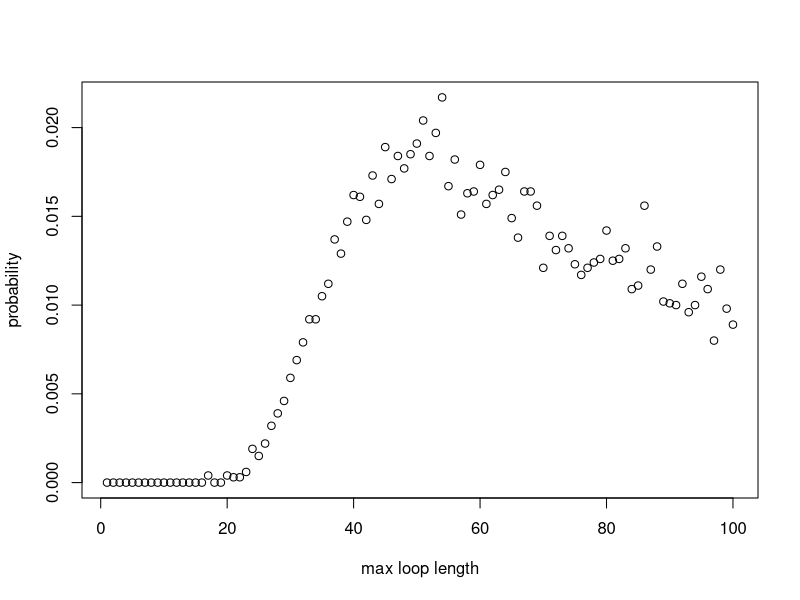

The R source for this figure:
#### Team Members:
# Fatima Kasenally (S2443602); Wenqi Ni (s1792412); Cameron Allan (S1748084)

#### address of github repo:
#https://github.com/niwq15/SP-Group-7-A2


#### Contributions

# Functions we each made versions of:
# Cameron - Strategy3, Pone, 
# Wenqi - Strategy1, Strategy2, Strategy3, Pone, Pall, dloop 
# Fatima - Strategy2, Pone, Pall, dloop 

# Other Tasks: (correct your own)
# Cameron - optimising stuff and array stuff
# Wenqi - Q3 - Q6 stuff 
# Fatima - Q3 - Q6 stuff 




#### Overview / summary
# This file holds the self-contained code to simulate a generalised version of the famous '100 Prisoners Problem' 
# The problem is defined as follows: 
# Consider a prison containing 2n prisoners, each with a unique identification number ranging from 1 to 2n. 
# The prison has a room with 2n boxes, each uniquely numbered from 1 to 2n and each containing a single card. 
# These cards are each labelled with a unique number between 1 and 2n. 
# Each prisoner is allowed to open n boxes to find the card with their number.
# If all 2n prisoners successfully find their cards then they all go free. 
# After their turn,the prisoners are not allowed to communicate any new information from the boxes 
# to prisoners who have yet to take their turn.
# The room is returned to its original state after each prisoner’s go. 

# Firstly, we will show 3 strategies for the prisoners, then create a 'Pone' function to estimate 
# the probability of a single prisoner successfully finding their number, then use a 'Pall' function to 
# calculate the probability of all the prisoners finding their numbers. 
# Based on the results of the individual and joint success probabilities using different strategies, 
# we will give some comments about which strategy has the highest success probabilities for 
# both individuals and the collective. 

# The following code uses stochastic simulation to explore the prisoner problem. 

## There are 2n cards each printed with a unique number from 1 to 2n.
## The 2n cards are randomly placed one in each of 2n boxes
## Use sample function to give a random order of card numbers
## cards_num <- sample(1:(2*n), 2*n, replace=FALSE)
## Therefore cards_num simulates 2n cards (element value) randomly placed in 2n boxed (element index)

## Each function expressing the various strategies for opening boxes to find cards will require the same 
## input parameters : n,k,cards_num. Where n parameterises the 2n number of boxes, prisoner and cards in our problem.
## k is the prisoner's number in a given trial run and cards_num, as explained above, represents the boxes and 
## cards places in them. As the boxes and cards comfiguration must remain the same between prisoner trials it cannot
## be defined within the function and must be called on and externally defined. 
## Uniform input parameters allows the implemented strategy to be variable in each simulation as each strategy 
## function is interchangable. This is requires by functions 'Pone' and 'Pall'



## Strategy 1:
## Each prisoner with their number 'p' starts at the p-th box whose number on the card is k
## If k is not equal to p, then the prisoner goes to box number k and opens it
## The process will be repeated until they have either found the card with number p or opened n boxes without finding it

## Prisoner k uses Strategy 1 to find their number
Strategy1 <- function(n,k,cards_num) {
  #create an empty vector to store card numbers as they are read
  cards_picked <- rep(0, n) # the prisoner can read at most n cards
  cards_picked[1] <- cards_num[k] # start at the box with his number (k) on it 
  #for each of the remaining steps, first check if he has found his card number
  #if so, he will stop; if not, he will continue to read cards
  for (b in 2:n) {
    if (cards_picked[b-1] == k) {#if the prisoner k has found his number
      return(TRUE) #yes the prisoner has successfully found his card
      break # stop here and the prisoner will not open other boxes
    } else {#otherwise prisoner will open another box with the number of the last card
      cards_picked[b] <- cards_num[cards_picked[b-1]]
    }
  }
  #check whether he finds his number in the final step
  if (cards_picked[n] != k) { #if the final number is not his number
    return(FALSE) #prisoner has failed to find his card
  } else {#if the final number is equal to his number
    return(TRUE) #prisoner has successfully found his card
  }
}



## Strategy 2:
## This strategy follows an identicle procedure to strategy 1, save that the starting box is randombly selected
## The prisoner uses the card number in each box to pick his next box to open.
## The prisoner can open at most n boxes in order to find the card with their number on it

## Prisoner k uses Strategy 2 to find their number card
Strategy2 <- function(n,k,cards_num) {
  #create an empty vector to store card numbers that have been read
  cards_picked <- rep(0, n) # the prisoner can read at most n cards
  cards_picked[1] <- sample(cards_num,1)# start at a randomly selected box 
  #for each of the remaining steps, firstly check whether he has found him number card
  #if so, he will stop; if not, he will continue to read cards
  for (b in 2:n) {
    if (cards_picked[b-1] == k) {#if the prisoner k has found his number
      return(TRUE)
      break #stop here and the prisoner will not open other boxes
    } else {#otherwise prisoner will open the box with number k
      cards_picked[b] <- cards_num[cards_picked[b-1]]
    }
  }
  #check whether he finds his number in the final step
  if (cards_picked[n] != k) { #if the final number is not his number
    return(FALSE)
  } else {#if the final number is equal to his number
    return(TRUE)
  }
} #The function reutrns TRUE/FALSE expressing that the prisoner has FOUND/FAILED TO FIND his card 



## Strategy 3:
## In this strategy the prisoner opens n boxes at random, with replacement, i.e. he may open an already open box

## Prisoner k uses Strategy 3 to find their number card
Strategy3 <- function(n,k,cards_num){ 
  cards_picked <- sample(cards_num,n) # Randomly select n boxes from cards_num to open
  if (k %in% cards_num[cards_picked]){ # Check if prisoner number is in any of the boxes selected
    return(TRUE) 
    #cat("The prisoner found their card in box ", match(x,boxes[select_box])) # Uncomment this if running Strategy3 standalone for a success message
  } else { # If prisoner number not in any of the n boxes
    return(FALSE)
    #print("The prisoner did not find their card.") # Uncomment this for a failure message.
  }
} # End function



## 'Pone' is a function which estimates the probability of a prisoner,k, successfully finding their card number in 
## nreps simulated trials, using any one of the avaliable strategies

Pone <- function(n,k,strategy,nreps) {
  # create an empty vector to store the outsome of each simulation as 1/0 = Success/ Failure to find his card
  success <- rep(0, nreps)
  for (i in 1:nreps) {
    # simulate the order of card numbers
    cards_num <- sample(1:(2*n), 2*n, replace=FALSE)
    success[i] <- strategy(n,k,cards_num)
  }
  # return the frequentist probability of success as: 
  # total number of simulated successes / total number of simulations
  return(sum(success)/nreps)
}

## 'Pall' is a function to find the probability of all the 2n prisoners simultaneously finding their cards in a 
## single simulation and thus being able to escape. All prisoners must use the same strategy and the probablity 
## is calculated by analysing the results from nreps simulated trials 

Pall <- function(n,strategy,nreps) {
  #create a vector to record the result of each simulation with default values of 1s
  num_success <- rep(1,nreps)
  for (i in 1:nreps) {#for each simulation
    #generate a random order of card numbers
    cards_num <- sample(1:(2*n), 2*n, replace=FALSE)
    #use the strategies to calculate whether each prisoner can find their correct number within n times
    for (k in 1:(2*n)) {
      result <- strategy(n,k,cards_num) # save the result of strategy for the k-th prisoner
      num_success[i] <- num_success[i] * result # if result is 1 keep 1 in the vector. If 0 change to 0.
      if (result == 0){ # stop if any prisoner does not escape, this cuts down simulation run-time
        break
      }
    }
  }
  # return the frequentist probability as: total number of simulated successes / total number of simulated trials
  return(sum(num_success)/nreps)
}

### Sample Results ###

### individual prisoner probabilities: 
### Pone takes args: n,k,strategy,nreps

Pone(5,5,Strategy1,10000)
Pone(50,50,Strategy1,10000)
# one prisoner & strategy 1: prob success ~ 50%  (for all n)

Pone(5,5,Strategy2,10000)
Pone(50,50,Strategy2,10000)
# one prisoner & strategy 2: prob success ~40%  (n=5) ~37%  (n>50)

Pone(5,5,Strategy3,10000)
Pone(50,50,Strategy3,10000)
# one prisoner & strategy 3: prob success ~50%  (for all n)

### joint probabilities for all prisoners as a collective:  
### Pall takes args: n,strategy,nreps
 

Pall(5,Strategy1,10000)
Pall(50,Strategy1,10000)
#10 prisoners & strategy 1: prob success ~35% (n=5)
#100 prisoners & strategy 1: prob success ~30% (n=50)

Pall(5,Strategy2,10000)
Pall(50,Strategy2,10000)
#10 prisoners & strategy 2: prob success ~0.01%  (n=5)
#100 prisoners & strategy 2: prob success ~0% (smaller than precision)  (n=50)

Pall(5,Strategy3,10000)
Pall(50,Strategy3,10000)
#10 prisoners & strategy 3: prob success ~1%  (n=5)
#100 prisoners & strategy 3: prob success ~0% (smaller than precision) (n=50)


# STILL TO DO Q4 - WILL DRAFT THEN INSERT TOMORROW 
#
# 
#
#



#Calculate the probability of loop lengths 
dloop <- function(n, nreps) {
  each_loop_lengths <- c() #list to store the loop lengths generated by all simulations
  max_loop_lengths <- c()
  
  for (i in 1:nreps){ 
    #simulate the boxes nreps times 
    boxes <- sample(1 : (2*n), 2*n , replace=FALSE) 
    unopened_boxes <- 1:(2*n)
    
    #store the unique loop lengths generated from each simulation 
    new_loop_lengths <- c()
    
    #scan for loops, (while more than 2 boxes are still closed, indexing breaks down for smaller loops)
    while (length(unopened_boxes) > 2 ){
      #pick the smallest number unopened box and store the value of the card inside 
      cards_picked <- boxes[unopened_boxes[1]]
      
      #pick your next box according to your last card and scan each closed loop
      for (b in 2:length(unopened_boxes)){ #max loop length is the number of closed boxes
        cards_picked <- c(cards_picked, boxes[cards_picked[b-1]])
      }#end for 
      
      #add your new loop length to your list
      new_loop_lengths <- c(new_loop_lengths, length(unique(cards_picked))) 
      
      #remove the boxes opened 
      unopened_boxes <- setdiff(unopened_boxes,unique(cards_picked))
    } #end while 
    
    
    each_loop_lengths <- c(each_loop_lengths, unique(new_loop_lengths))
    max_loop_lengths <- c(max_loop_lengths, max(new_loop_lengths))
    
    
  } #end for 
  
  #probability vector for the occurrence of each maximum loop length 
  prob_vec_ymax <- tabulate(max_loop_lengths)/nreps
  x_axis <- 1:length(prob_vec_ymax)
  #prints a plot for probailities of maximum loop lengths
  plot(x_axis, prob_vec_ymax, xlab = "max loop length", ylab = "probability")
  
  #find the probability of max loop length is less than n
  prob_less_n_loop = sum(prob_vec_ymax[1:n])
  cat("\n","prob your max loop has a length less than n",   prob_less_n_loop, "\n")
  
  
  #probability vector for the occurrence of each type of loop length 
  prob_vec_y <- tabulate(each_loop_lengths)/nreps
  cat("your probability vector for producing at least one loop of length i: \n", prob_vec_y)
  return(prob_vec_y)
}#end function


VAR_1 <- dloop(50, 10000)
